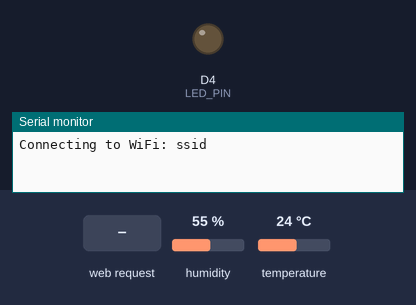
The sketch below on a simulated ESP8266 (NodeMCU). On the bench: output pins drawn as LEDs (lit = HIGH), the last lines printed to the serial monitor. Inputs (shaded band) come from the test bench; at power-on: humidity 55 %, temperature 24 °C. WiFi joins after 1.5 s; servers stay silent unless stated.

Above: at 0.3 s.
At 2.3 s:
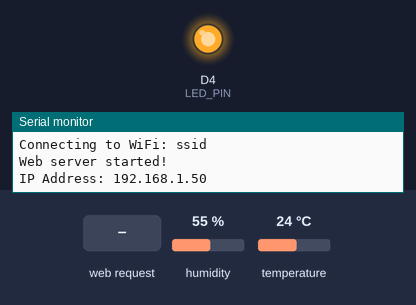
2.4 s: HTTP request GET / received
Timing chart, 0 to 5.4 s (numbered marks = the images above; inputs shaded):
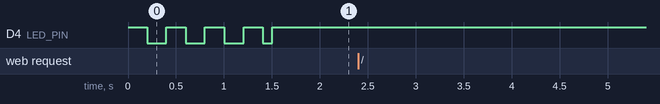

The sketch:

WithGraph_LDR-V3.ino
```cpp
#include <ESP8266WiFi.h>
#include <ESP8266WebServer.h>
#include "DHT.h"

// ===== WiFi nastavenie =====
const char* ssid     = "ssid";
const char* password = "pass";

// ===== DHT11 nastavenie =====
#define DHTPIN  D2
#define DHTTYPE DHT11
DHT dht(DHTPIN, DHTTYPE);

// ===== LDR nastavenie =====
#define LDR_PIN A0   // analógový vstup
// Prevod z ADC (0-1023) na lux (jednoduchá aproximácia)
int readLux() {
  int raw = analogRead(LDR_PIN);
  // jednoduchý lineárny prepočet – prispôsobiť podľa kalibrácie
  int lux = map(raw, 0, 1023, 0, 1000);
  return lux;
}

// ===== Web server =====
ESP8266WebServer server(80);
bool serverStarted = false;

// ===== LED (vstavaná) =====
#define LED_PIN LED_BUILTIN
unsigned long prevBlinkMs = 0;
const unsigned long blinkIntervalMs = 200;
bool ledState = false;

// ===== Reconnect správanie =====
unsigned long lastReconnectAttempt = 0;
const unsigned long reconnectIntervalMs = 5000;

// ---------- Pomocné funkcie pre farby ----------
String colorTemperature(float t) {
  if (t < 20)       return "blue";
  else if (t < 25)  return "green";
  else if (t <= 27) return "orange";
  else              return "red";
}

String colorHumidity(float h) {
  if (h < 30)       return "orange";
  else if (h <= 60) return "green";
  else              return "blue";
}

String colorRSSI(int rssi) {
  if (rssi <= -80)      return "red";
  else if (rssi <= -60) return "orange";
  else                  return "green";
}

String colorLux(int lux) {
  if (lux < 200)       return "gray";
  else if (lux < 500)  return "orange";
  else                  return "gold";
}

// ---------- Emoji podľa lux ----------
String emojiLux(int lux) {
  if (lux < 50)        return "🌑";
  else if (lux < 200)  return "☁️";
  else if (lux < 500)  return "⛅";
  else if (lux < 800)  return "🌤️";
  else                 return "☀️";
}

// ---------- HTML stránka ----------
String generateHTML(float temperature, float humidity, int rssi, int lux) {
  String html = "<!DOCTYPE html><html lang='sk'><head>";
  html += "<meta charset='UTF-8'>";
  html += "<meta name='viewport' content='width=device-width, initial-scale=1.0'>";
  html += "<title>DHT11 + LDR ESP8266</title>";
  html += "<script src='https://cdn.jsdelivr.net/npm/chart.js'></script>";
  html += "<script src='https://cdn.jsdelivr.net/npm/chartjs-plugin-datalabels'></script>";
  html += "<style>";
  html += "body{font-family:Arial,sans-serif;text-align:center;background:#f0f0f0;}";
  html += "table{margin:auto;border-collapse:collapse;width:70%;max-width:500px;background:#fff;box-shadow:0 2px 6px rgba(0,0,0,.1)}";
  html += "th,td{padding:15px;border:1px solid #333}";
  html += "th{background:#4CAF50;color:#fff}";
  html += "@media(max-width:600px){table{width:95%}}";
  html += ".progress-container{width:60%;background:#ddd;margin:20px auto;height:20px;border-radius:10px;overflow:hidden}";
  html += ".progress-bar{width:0%;height:100%;background:#4CAF50}";
  html += "</style>";
  html += "</head><body>";

  html += "<h2>DHT11 + LDR ESP8266 - Teplota, Vlhkosť, Svetlo & Wi-Fi</h2>";
  html += "<table>";
  html += "<tr><th>Parameter</th><th>Hodnota</th></tr>";
  html += "<tr><td>Teplota</td><td style='color:" + colorTemperature(temperature) + ";font-weight:bold;'>" + String(temperature, 1) + " °C</td></tr>";
  html += "<tr><td>Vlhkosť</td><td style='color:" + colorHumidity(humidity) + ";font-weight:bold;'>" + String(humidity, 1) + " %</td></tr>";
  html += "<tr><td>Wi-Fi RSSI</td><td style='color:" + colorRSSI(rssi) + ";font-weight:bold;'>" + String(rssi) + " dBm</td></tr>";
  html += "<tr><td>Svetlo</td><td style='color:" + colorLux(lux) + ";font-weight:bold;'>" + String(lux) + " lx " + emojiLux(lux) + "</td></tr>";
  html += "</table>";

  html += "<div class='progress-container'><div class='progress-bar' id='progress'></div></div>";
  html += "<canvas id='myChart' width='400' height='200'></canvas>";

  html += "<script>";
  // JS funkcia pre emoji podľa lux
  html += "function emojiLux(lux){if(lux<50)return'🌑';else if(lux<200)return'☁️';else if(lux<500)return'⛅';else if(lux<800)return'🌤️';else return'☀️';}";

  // Progress + auto-refresh
  html += "function move(){let elem=document.getElementById('progress');let w=0;let id=setInterval(function(){if(w>=100){clearInterval(id);location.reload();}else{w+=1;elem.style.width=w+'%';}},100);}";

  // Chart
  html += "function initChart(){";
  html += "let temperature=" + String(temperature, 1) + ";";
  html += "let humidity=" + String(humidity, 1) + ";";
  html += "let lux=" + String(lux) + ";";
  html += "let time=new Date().toLocaleTimeString();";
  html += "let tempHistory=JSON.parse(sessionStorage.getItem('tempHistory'))||[];";
  html += "let humHistory=JSON.parse(sessionStorage.getItem('humHistory'))||[];";
  html += "let luxHistory=JSON.parse(sessionStorage.getItem('luxHistory'))||[];";
  html += "let timeHistory=JSON.parse(sessionStorage.getItem('timeHistory'))||[];";
  html += "tempHistory.push(temperature); humHistory.push(humidity); luxHistory.push(lux); timeHistory.push(time);";
  html += "if(tempHistory.length>6)tempHistory.shift();";
  html += "if(humHistory.length>6)humHistory.shift();";
  html += "if(luxHistory.length>6)luxHistory.shift();";
  html += "if(timeHistory.length>6)timeHistory.shift();";
  html += "sessionStorage.setItem('tempHistory',JSON.stringify(tempHistory));";
  html += "sessionStorage.setItem('humHistory',JSON.stringify(humHistory));";
  html += "sessionStorage.setItem('luxHistory',JSON.stringify(luxHistory));";
  html += "sessionStorage.setItem('timeHistory',JSON.stringify(timeHistory));";
  html += "const ctx=document.getElementById('myChart').getContext('2d');";
  html += "const data={labels:timeHistory,datasets:[";
  html += "{label:'Teplota (°C)',data:tempHistory,borderColor:'red',backgroundColor:'rgba(255,0,0,0.2)',tension:0.3,datalabels:{color:'red',anchor:'end',align:'top',formatter:Math.round}},";
  html += "{label:'Vlhkosť (%)',data:humHistory,borderColor:'blue',backgroundColor:'rgba(0,0,255,0.2)',tension:0.3,datalabels:{color:'blue',anchor:'end',align:'top',formatter:Math.round}},";
  html += "{label:'Svetlo (lx)',data:luxHistory,yAxisID:'y1',borderColor:'gold',backgroundColor:'rgba(255,215,0,0.2)',tension:0.3,datalabels:{color:'gold',anchor:'end',align:'top',formatter:(v)=>emojiLux(v)}}";
  html += "]};";
  html += "const config={type:'line',data:data,options:{animation:false,responsive:true,plugins:{legend:{position:'top'},datalabels:{}},scales:{x:{title:{display:true,text:'Čas'}},y:{beginAtZero:true},y1:{beginAtZero:true,position:'right'}}},plugins:[ChartDataLabels]};";
  html += "new Chart(ctx,config);";
  html += "}";
  html += "window.onload=()=>{move();initChart();};";
  html += "</script>";

  html += "</body></html>";
  return html;
}

// ---------- HTTP handler ----------
void handleRoot() {
  float h = dht.readHumidity();
  float t = dht.readTemperature();
  int rssi = WiFi.RSSI();
  int lux = readLux();

  if (isnan(h) || isnan(t)) {
    Serial.println("Error reading DHT11!");
    server.send(200, "text/html; charset=UTF-8", "<h1>Error reading DHT11!</h1>");
    return;
  }

  Serial.printf("Teplota: %.1f °C, Vlhkosť: %.1f %%, Lux: %d lx, RSSI: %d dBm\n", t, h, lux, rssi);
  server.send(200, "text/html; charset=UTF-8", generateHTML(t, h, rssi, lux));
}

// ---------- Server štart ----------
void startServerIfNeeded() {
  if (!serverStarted && WiFi.status() == WL_CONNECTED) {
    server.on("/", handleRoot);
    server.begin();
    serverStarted = true;
    Serial.println("Web server started!");
    Serial.print("IP Address: "); Serial.println(WiFi.localIP());
  }
}

// ---------- Wi-Fi & LED ----------
void manageWifiAndLed() {
  if (WiFi.status() == WL_CONNECTED) {
    digitalWrite(LED_PIN, HIGH);
    startServerIfNeeded();
  } else {
    unsigned long now = millis();
    if (now - prevBlinkMs >= blinkIntervalMs) {
      prevBlinkMs = now;
      ledState = !ledState;
      digitalWrite(LED_PIN, ledState ? LOW : HIGH);
    }
    if (now - lastReconnectAttempt >= reconnectIntervalMs) {
      lastReconnectAttempt = now;
      WiFi.reconnect();
      Serial.println("WiFi reconnect attempt...");
      serverStarted = false;
    }
  }
}

void setup() {
  Serial.begin(115200);
  dht.begin();
  pinMode(LED_PIN, OUTPUT);
  digitalWrite(LED_PIN, HIGH);

  WiFi.mode(WIFI_STA);
  WiFi.persistent(false);
  WiFi.setAutoConnect(true);
  WiFi.setAutoReconnect(true);

  Serial.println();
  Serial.printf("Connecting to WiFi: %s\n", ssid);
  WiFi.begin(ssid, password);
}

void loop() {
  manageWifiAndLed();
  if (serverStarted) server.handleClient();
}
```
